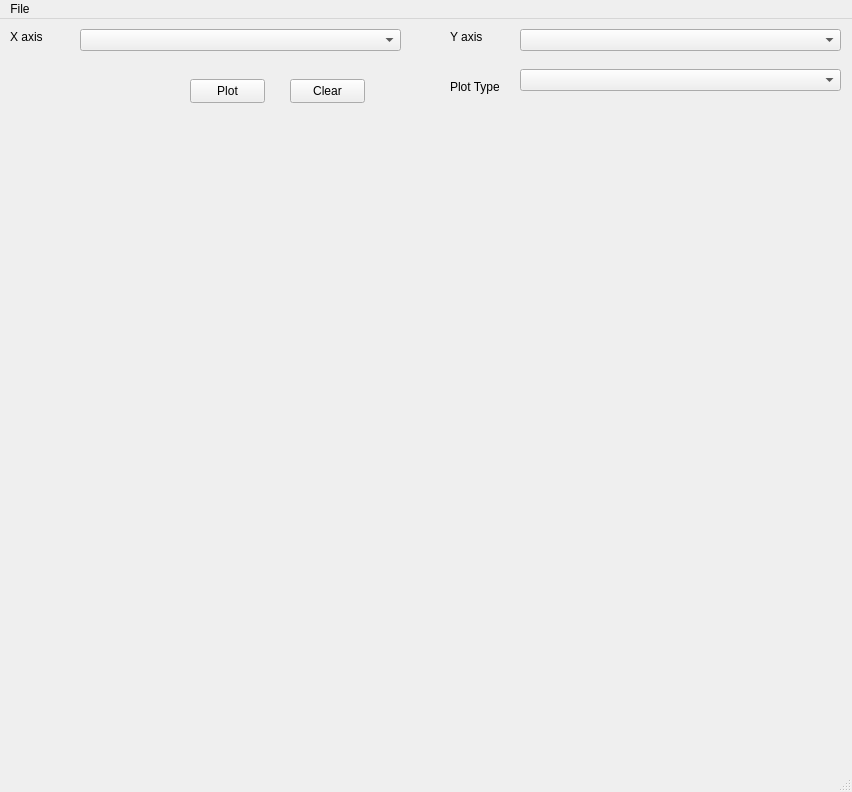
<?xml version="1.0" encoding="UTF-8"?>
<ui version="4.0">
 <class>MainWindow</class>
 <widget class="QMainWindow" name="MainWindow">
  <property name="geometry">
   <rect>
    <x>0</x>
    <y>0</y>
    <width>852</width>
    <height>792</height>
   </rect>
  </property>
  <property name="sizePolicy">
   <sizepolicy hsizetype="Fixed" vsizetype="Fixed">
    <horstretch>0</horstretch>
    <verstretch>0</verstretch>
   </sizepolicy>
  </property>
  <property name="minimumSize">
   <size>
    <width>852</width>
    <height>792</height>
   </size>
  </property>
  <property name="maximumSize">
   <size>
    <width>852</width>
    <height>792</height>
   </size>
  </property>
  <property name="windowTitle">
   <string>MainWindow</string>
  </property>
  <widget class="QWidget" name="centralwidget">
   <widget class="QComboBox" name="m_XFieldscomboBox">
    <property name="geometry">
     <rect>
      <x>80</x>
      <y>10</y>
      <width>321</width>
      <height>22</height>
     </rect>
    </property>
   </widget>
   <widget class="QLabel" name="label">
    <property name="geometry">
     <rect>
      <x>10</x>
      <y>10</y>
      <width>49</width>
      <height>16</height>
     </rect>
    </property>
    <property name="text">
     <string>X axis</string>
    </property>
   </widget>
   <widget class="QComboBox" name="m_YFieldscomboBox">
    <property name="geometry">
     <rect>
      <x>520</x>
      <y>10</y>
      <width>321</width>
      <height>22</height>
     </rect>
    </property>
   </widget>
   <widget class="QLabel" name="label_2">
    <property name="geometry">
     <rect>
      <x>450</x>
      <y>10</y>
      <width>49</width>
      <height>16</height>
     </rect>
    </property>
    <property name="text">
     <string>Y axis</string>
    </property>
   </widget>
   <widget class="QPushButton" name="btn_Plot">
    <property name="geometry">
     <rect>
      <x>190</x>
      <y>60</y>
      <width>75</width>
      <height>24</height>
     </rect>
    </property>
    <property name="text">
     <string>Plot</string>
    </property>
   </widget>
   <widget class="QPushButton" name="btn_Clear">
    <property name="geometry">
     <rect>
      <x>290</x>
      <y>60</y>
      <width>75</width>
      <height>24</height>
     </rect>
    </property>
    <property name="text">
     <string>Clear</string>
    </property>
   </widget>
   <widget class="QWidget" name="widget_Graph_holder" native="true">
    <property name="geometry">
     <rect>
      <x>10</x>
      <y>90</y>
      <width>831</width>
      <height>671</height>
     </rect>
    </property>
    <property name="sizePolicy">
     <sizepolicy hsizetype="Preferred" vsizetype="Preferred">
      <horstretch>0</horstretch>
      <verstretch>0</verstretch>
     </sizepolicy>
    </property>
    <layout class="QVBoxLayout" name="widget_Graph"/>
   </widget>
   <widget class="QLabel" name="label_3">
    <property name="geometry">
     <rect>
      <x>450</x>
      <y>60</y>
      <width>49</width>
      <height>16</height>
     </rect>
    </property>
    <property name="text">
     <string>Plot Type</string>
    </property>
   </widget>
   <widget class="QComboBox" name="m_PlotTypescomboBox">
    <property name="geometry">
     <rect>
      <x>520</x>
      <y>50</y>
      <width>321</width>
      <height>22</height>
     </rect>
    </property>
   </widget>
  </widget>
  <widget class="QMenuBar" name="menubar">
   <property name="geometry">
    <rect>
     <x>0</x>
     <y>0</y>
     <width>852</width>
     <height>21</height>
    </rect>
   </property>
   <widget class="QMenu" name="menuFile">
    <property name="title">
     <string>File</string>
    </property>
    <addaction name="actionLoad_DataSet"/>
    <addaction name="actionExport_Grpah"/>
   </widget>
   <addaction name="menuFile"/>
  </widget>
  <widget class="QStatusBar" name="statusbar"/>
  <action name="actionLoad_DataSet">
   <property name="text">
    <string>Load DataSet</string>
   </property>
  </action>
  <action name="actionExport_Grpah">
   <property name="text">
    <string>Export Grpah</string>
   </property>
  </action>
 </widget>
 <resources/>
 <connections/>
</ui>
